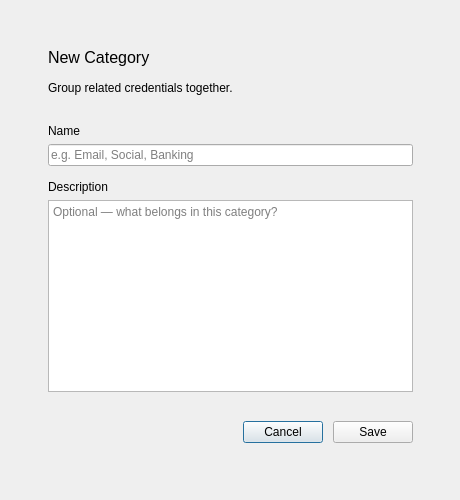
<?xml version="1.0" encoding="UTF-8"?>
<ui version="4.0">
 <class>CategoryDialog</class>
 <widget class="QDialog" name="CategoryDialog">
  <property name="geometry">
   <rect>
    <x>0</x>
    <y>0</y>
    <width>460</width>
    <height>500</height>
   </rect>
  </property>
  <property name="windowTitle">
   <string>New Category</string>
  </property>
  <widget class="QWidget" name="centralwidget">
   <property name="geometry">
    <rect>
     <x>0</x>
     <y>0</y>
     <width>461</width>
     <height>491</height>
    </rect>
   </property>
   <layout class="QVBoxLayout" name="outerLayout">
    <property name="leftMargin">
     <number>20</number>
    </property>
    <property name="topMargin">
     <number>20</number>
    </property>
    <property name="rightMargin">
     <number>20</number>
    </property>
    <property name="bottomMargin">
     <number>20</number>
    </property>
    <item>
     <widget class="QWidget" name="card" native="true">
      <layout class="QVBoxLayout" name="cardLayout">
       <property name="spacing">
        <number>14</number>
       </property>
       <property name="leftMargin">
        <number>28</number>
       </property>
       <property name="topMargin">
        <number>28</number>
       </property>
       <property name="rightMargin">
        <number>28</number>
       </property>
       <property name="bottomMargin">
        <number>28</number>
       </property>
       <item>
        <widget class="QLabel" name="headerLabel">
         <property name="font">
          <font>
           <pointsize>12</pointsize>
          </font>
         </property>
         <property name="text">
          <string>New Category</string>
         </property>
        </widget>
       </item>
       <item>
        <widget class="QLabel" name="subtitleLabel">
         <property name="text">
          <string>Group related credentials together.</string>
         </property>
         <property name="wordWrap">
          <bool>true</bool>
         </property>
        </widget>
       </item>
       <item>
        <spacer name="titleSpacer">
         <property name="orientation">
          <enum>Qt::Orientation::Vertical</enum>
         </property>
         <property name="sizeHint" stdset="0">
          <size>
           <width>20</width>
           <height>12</height>
          </size>
         </property>
        </spacer>
       </item>
       <item>
        <layout class="QVBoxLayout" name="nameFieldGroup">
         <property name="spacing">
          <number>6</number>
         </property>
         <item>
          <widget class="QLabel" name="nameFieldLabel">
           <property name="text">
            <string>Name</string>
           </property>
          </widget>
         </item>
         <item>
          <widget class="QLineEdit" name="nameInput">
           <property name="sizePolicy">
            <sizepolicy hsizetype="Expanding" vsizetype="Fixed">
             <horstretch>0</horstretch>
             <verstretch>0</verstretch>
            </sizepolicy>
           </property>
           <property name="placeholderText">
            <string>e.g. Email, Social, Banking</string>
           </property>
          </widget>
         </item>
        </layout>
       </item>
       <item>
        <layout class="QVBoxLayout" name="descFieldGroup">
         <property name="spacing">
          <number>6</number>
         </property>
         <item>
          <widget class="QLabel" name="descFieldLabel">
           <property name="text">
            <string>Description</string>
           </property>
          </widget>
         </item>
         <item>
          <widget class="QPlainTextEdit" name="descriptionInput">
           <property name="placeholderText">
            <string>Optional — what belongs in this category?</string>
           </property>
          </widget>
         </item>
        </layout>
       </item>
       <item>
        <spacer name="buttonSpacer">
         <property name="orientation">
          <enum>Qt::Orientation::Vertical</enum>
         </property>
         <property name="sizeHint" stdset="0">
          <size>
           <width>20</width>
           <height>8</height>
          </size>
         </property>
        </spacer>
       </item>
       <item>
        <widget class="QWidget" name="actionRow" native="true">
         <layout class="QHBoxLayout" name="actionRowLayout">
          <property name="spacing">
           <number>10</number>
          </property>
          <property name="leftMargin">
           <number>0</number>
          </property>
          <property name="topMargin">
           <number>0</number>
          </property>
          <property name="rightMargin">
           <number>0</number>
          </property>
          <property name="bottomMargin">
           <number>0</number>
          </property>
          <item>
           <spacer name="actionSpacer">
            <property name="orientation">
             <enum>Qt::Orientation::Horizontal</enum>
            </property>
            <property name="sizeHint" stdset="0">
             <size>
              <width>40</width>
              <height>20</height>
             </size>
            </property>
           </spacer>
          </item>
          <item>
           <widget class="QPushButton" name="cancelButton">
            <property name="cursor">
             <cursorShape>PointingHandCursor</cursorShape>
            </property>
            <property name="text">
             <string>Cancel</string>
            </property>
           </widget>
          </item>
          <item>
           <widget class="QPushButton" name="saveButton">
            <property name="cursor">
             <cursorShape>PointingHandCursor</cursorShape>
            </property>
            <property name="text">
             <string>Save</string>
            </property>
           </widget>
          </item>
         </layout>
        </widget>
       </item>
      </layout>
     </widget>
    </item>
   </layout>
  </widget>
 </widget>
 <resources/>
 <connections/>
</ui>
